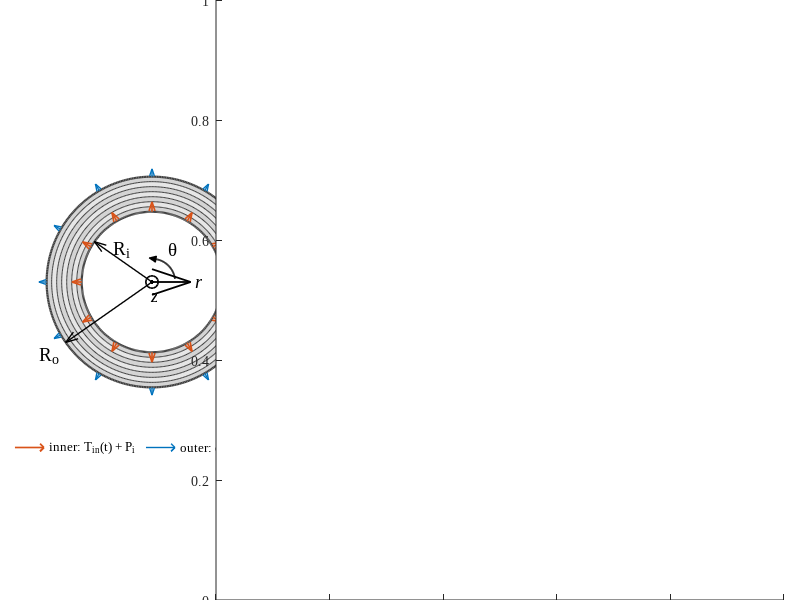

MATLAB code to generate this figure: (Note: this script raises an error after producing the figure.)
%% geometry_schematic_R4.m — R3 + layout changes requested by the author (2026-11-02)
%  Changes vs R3 (all marked 'R4'; geometry, loads, colours untouched; only
%  geometry_schematic_R4.png/.fig is written -- the standalone 3D cutaway is not redrawn):
%    * right panel: the two words 'insulated' moved above the top end and below the bottom
%      end, horizontally centred on the cylinder axis;
%    * right panel: R_i and R_o removed; they are shown on the left (cross-section) panel as
%      radial dimension arrows from the centre;
%    * right panel: the wall thickness h is shown on the LEFT wall at the bottom, beside the
%      length L (dimension below the bottom insulation block, on the theta = pi cut face);
%    * right panel: the coordinate triad is rotated about z (outward) and theta is drawn as an
%      arc with an arrow head (as in the left panel) instead of a straight arrow.
%  ----- R3 header follows -----
%% geometry_schematic_R3.m — R2 + coordinate systems (r, theta, z) in the geometry figures
%  R3 (2026-10-29, author request Prom 6): "in the two figures that introduce the cylinder
%  geometry (axial-section figure and cross-section figure) a coordinate system must be added".
%  Changes vs R2 (all marked 'R3'; geometry, loads and colours untouched):
%    * cross-section panel (a): triad at the bore centre -- radial axis r, circumferential
%      direction theta (arc with arrow), axial direction z shown as the out-of-plane symbol;
%    * axial cutaway (panel (b) and the standalone 3D cutaway): the lone z arrow is replaced by
%      a full right-handed triad r, theta, z drawn at the theta = 0 cut plane;
%    * outputs: geometry_schematic_R3.png/.fig and geometry_3D_cutaway_R2.png/.fig
%      (R2/R1 figures stay frozen).
%  ----- R2 header follows -----
%% geometry_schematic_R2.m — geometry schematic with an axially cut half-cylinder (3D)
%  R2 (2026-10-12, author request) revises the geometry schematic that
%  ch123_figs_R10.m draws (geometry_schematic.png: (a) annular cross-section,
%  (b) r-z graph):
%    * the RIGHT-HAND GRAPH (the r-z axes plot) is DELETED;
%    * in its place, an axially cut HALF CYLINDER in 3D showing
%        - the 7 layers on the cut faces and on the top face,
%        - the INNER loading (internal pressure P_i + thermal load T_in(t)),
%        - the OUTER convection h_c,
%        - the TOP and BOTTOM ends THERMALLY INSULATED (shown as insulation
%          blocks, labelled).
%    The cross-section panel (a) and its legend are unchanged.
%  Output: figures_ch123/geometry_schematic_R2.png (+ .fig). R1 and
%  ch123_figs_R10.m (which keeps writing the old geometry_schematic.png) are frozen.
%
%  Second output (author request: "draw something like" the 3D cylinder
%  drawings in Heydarpour's papers, e.g. Thin-Walled Struct. 155 (2020) 106914
%  Fig. 1a): figures_ch123/geometry_3D_cutaway_R1.png — the same cylinder with a
%  135-degree wedge removed, layers in a blue scale, loads and insulated ends.
%  All figure text in English, Times New Roman (as in the other ch1-3 schematics).
clearvars; clc; close all;
outdir = 'C:/Users/InfosaicUser/Desktop/MSc/Lord-Shulman-theory-thermoelastic-cylinder/claude/figures_ch123';
if ~exist(outdir,'dir'), mkdir(outdir); end
try
    set(groot,'defaultAxesFontName','Times New Roman');
    set(groot,'defaultTextFontName','Times New Roman');
    set(groot,'defaultLegendFontName','Times New Roman');
catch
end
CO = {[0 0.447 0.741],[0.850 0.325 0.098]};          % chapter colours: outer = blue, inner = orange
Ri = 1.0; Ro = 1.5; L = 2.1; NL = 7;
Rb = Ri + (0:NL)*((Ro-Ri)/NL);                       % 8 interface radii
G.Ri = Ri; G.Ro = Ro; G.L = L; G.NL = NL; G.Rb = Rb; G.tI = 0.16;   % tI = insulation block thickness
az = -25; el = 22;                                   % camera: from the front, slightly right and above

%% ================= FIGURE 1: cross-section (a) + half cylinder (b) =================
fig = figure('Units','inches','Position',[1 1 12 6],'Color','w','Renderer','opengl');

% ---------- (a) annular cross-section: unchanged from ch123_figs_R10 ----------
ax1 = axes('Parent',fig,'Position',[0.01 0.08 0.36 0.90]); hold(ax1,'on'); axis(ax1,'equal'); axis(ax1,'off');
th = linspace(0,2*pi,400);
for k = 1:NL
    ro = Rb(k+1); ri = Rb(k); sh = 0.90 - 0.07*mod(k,2);
    patch(ax1,[ro*cos(th) ri*cos(fliplr(th))],[ro*sin(th) ri*sin(fliplr(th))],[sh sh sh],'EdgeColor','none');
end
for k = 1:NL+1
    lw = 0.5; if k==1||k==NL+1, lw = 1.6; end
    plot(ax1,Rb(k)*cos(th),Rb(k)*sin(th),'-','Color',[0.25 0.25 0.25],'LineWidth',lw);
end
na = 12; ang = linspace(0,2*pi,na+1); ang(end) = [];
qi = quiver(ax1,Ri*cos(ang),Ri*sin(ang),0.14*cos(ang),0.14*sin(ang),0,'Color',CO{2},'LineWidth',1.2,'MaxHeadSize',0.55,'DisplayName','inner: T_{in}(t) + P_i');
qo = quiver(ax1,Ro*cos(ang),Ro*sin(ang),0.11*cos(ang),0.11*sin(ang),0,'Color',CO{1},'LineWidth',1.0,'MaxHeadSize',0.55,'DisplayName','outer: convection h_c');
legend(ax1,[qi(1) qo(1)],'Location','southoutside','Orientation','horizontal','FontSize',9,'Box','off','AutoUpdate','off');   % R3: AutoUpdate off, else the triad objects added below enter the legend
xlim(ax1,[-(Ro+0.55) Ro+0.55]); ylim(ax1,[-(Ro+0.5) Ro+0.5]);
% R3: coordinate system of the cross-section: r (radial), theta (circumferential), z (out of the page)
tri_r = 0.55; tri_a = 0.33;
quiver(ax1,0,0,tri_r,0,0,'Color','k','LineWidth',1.3,'MaxHeadSize',0.6);          % r axis
text(ax1,tri_r+0.07,0.0,'r','FontSize',14,'FontAngle','italic','HorizontalAlignment','left','VerticalAlignment','middle');
ta = linspace(deg2rad(8),deg2rad(80),40);
plot(ax1,tri_a*cos(ta),tri_a*sin(ta),'k-','LineWidth',1.3);                         % theta arc
% arrow head at the arc end: filled triangle along the counter-clockwise tangent
Ee = tri_a*[cos(ta(end)) sin(ta(end))]; tg = [-sin(ta(end)) cos(ta(end))]; nn = [cos(ta(end)) sin(ta(end))];
hl = 0.10; hw = 0.045;
patch(ax1,[Ee(1)+hl*tg(1), Ee(1)+hw*nn(1), Ee(1)-hw*nn(1)],[Ee(2)+hl*tg(2), Ee(2)+hw*nn(2), Ee(2)-hw*nn(2)],'k','EdgeColor','k');
text(ax1,0.45*cos(deg2rad(58)),0.45*sin(deg2rad(58)),'\theta','FontSize',14,'HorizontalAlignment','left','VerticalAlignment','bottom');
plot(ax1,0,0,'ko','MarkerSize',9,'LineWidth',1.2); plot(ax1,0,0,'k.','MarkerSize',9);   % z out of the page
text(ax1,0.03,-0.13,'z','FontSize',14,'FontAngle','italic','HorizontalAlignment','center','VerticalAlignment','top');   % R4: moved below the symbol (clear of the R_o line)
% R4: radii R_i and R_o as radial dimension arrows from the centre (moved here from the right panel)
ai = deg2rad(145); ao = deg2rad(215);
quiver(ax1,0,0,Ri*cos(ai),Ri*sin(ai),0,'Color','k','LineWidth',1.0,'MaxHeadSize',0.10);
quiver(ax1,0,0,Ro*cos(ao),Ro*sin(ao),0,'Color','k','LineWidth',1.0,'MaxHeadSize',0.07);
text(ax1,0.52*cos(ai),0.52*sin(ai)+0.05,'R_i','FontSize',14,'HorizontalAlignment','center','VerticalAlignment','bottom');
text(ax1,(Ro+0.10)*cos(ao),(Ro+0.10)*sin(ao),'R_o','FontSize',14,'HorizontalAlignment','right','VerticalAlignment','top');

% ---------- (b) axially cut half cylinder, 3D ----------
ax2 = axes('Parent',fig,'Position',[0.27 0.0 0.71 1.0]);
draw_cyl3d(ax2, pi, 'gray', CO, G, az, el, true);

exportgraphics(fig,fullfile(outdir,'geometry_schematic_R4.png'),'Resolution',300);   % R4: was _R3
savefig(fig,fullfile(outdir,'geometry_schematic_R4.fig'));
close(fig); fprintf('done: geometry_schematic_R4.png\n');
% R4: FIGURE 2 (standalone 3D cutaway) removed from this script; geometry_3D_cutaway_R2 stays as is

%% ============================ helpers ============================
function draw_cyl3d(ax, thMax, palette, CO, G, az, el, withDims)
    hold(ax,'on');
    Ri = G.Ri; Ro = G.Ro; L = G.L; NL = G.NL; Rb = G.Rb; tI = G.tI;
    edge = [0.25 0.25 0.25];
    % layer colours: alternating greys (as in the 2D panel) or a light->dark blue scale
    for k = 1:NL
        if strcmp(palette,'gray')
            lay{k} = (0.90 - 0.07*mod(k,2))*[1 1 1]; %#ok<AGROW>
        else
            t = (k-1)/(NL-1);
            lay{k} = [0.80 0.89 0.99]*(1-t) + [0.10 0.27 0.60]*t; %#ok<AGROW>
        end
    end
    if strcmp(palette,'gray'), cIn = [0.93 0.93 0.95]; cOut = [0.80 0.80 0.80];
    else,                      cIn = [0.82 0.90 0.98]; cOut = [0.66 0.79 0.95]; end
    cIns = [1.00 0.93 0.62];                                  % insulation blocks
    th = linspace(0,thMax,120);

    % ---- curved surfaces (inner + outer), light-dependent shading ----
    [T,Z] = meshgrid(th,[0 L]);
    surf_shaded(ax,Ri*cos(T),Ri*sin(T),Z,T,cIn);
    surf_shaded(ax,Ro*cos(T),Ro*sin(T),Z,T,cOut);

    % ---- cut faces (theta = 0 and theta = thMax): the 7 layers ----
    for k = 1:NL
        for tc = [0 thMax]
            patch(ax,[Rb(k) Rb(k+1) Rb(k+1) Rb(k)]*cos(tc),[Rb(k) Rb(k+1) Rb(k+1) Rb(k)]*sin(tc), ...
                  [0 0 L L],lay{k},'EdgeColor',edge,'LineWidth',0.4);
        end
        % ---- top face z = L: annular sector of layer k ----
        sector(ax,L,Rb(k),Rb(k+1),0,thMax,lay{k},edge);
    end

    % ---- insulation blocks at the top and bottom ends ----
    for zc = [-tI, L]
        ins_block(ax,zc,zc+tI,Ri,Ro,thMax,cIns,edge);
    end

    % ---- inner loading: arrows from the bore onto the inner surface (P_i + T_in) ----
    if thMax > pi, thI = deg2rad([40 65 90 110]); else, thI = deg2rad([45 80 115 150]); end
    zr = [0.25 0.50 0.75]*L;
    for a = thI
        for z = zr
            quiver3(ax,(Ri-0.34)*cos(a),(Ri-0.34)*sin(a),z,0.30*cos(a),0.30*sin(a),0,0, ...
                    'Color',CO{2},'LineWidth',1.8,'MaxHeadSize',0.9);
        end
    end
    % ---- outer convection: arrows leaving the outer surface where it faces the camera ----
    if thMax > pi, thO = deg2rad([4 16 198 212]); else, thO = deg2rad([4 12 20]); end
    for a = thO
        for z = zr
            quiver3(ax,Ro*cos(a),Ro*sin(a),z,0.36*cos(a),0.36*sin(a),0,0, ...
                    'Color',CO{1},'LineWidth',1.8,'MaxHeadSize',0.9);
        end
    end

    % ---- annotations ----
    % R4: 'insulated' above the top end and below the bottom end, centred on the cylinder axis
    text(ax,0.7,Ro,L+tI+0.18,'insulated','FontSize',12,'HorizontalAlignment','center', ...
         'VerticalAlignment','bottom');
    text(ax,0,0,-tI-0.18,'insulated','FontSize',12,'HorizontalAlignment','center', ...
         'VerticalAlignment','top');
    % z axis arrow and length dimension
    xa = -Ro-0.45;
    plot3(ax,[xa xa],[0 0],[0 L],'k-','LineWidth',1.0);
    plot3(ax,[xa-0.05 xa+0.05],[0 0],[0 0],'k-','LineWidth',1.0);
    plot3(ax,[xa-0.05 xa+0.05],[0 0],[L L],'k-','LineWidth',1.0);
    text(ax,xa-0.08,0,L/2,'L','FontSize',14,'FontAngle','italic','HorizontalAlignment','right');
    % R3: full coordinate triad (r, theta, z) at the theta = 0 cut plane, clear of the cylinder
    xz = Ro+0.85; z0 = 0.35; Lt = 0.62;
    % R4: triad rotated about z by phT (outward); theta shown as an arc with an arrow head
    phT = deg2rad(-55);
    er = [cos(phT) sin(phT) 0];
    quiver3(ax,xz,0,z0,0,0,0.75,0,'Color','k','LineWidth',1.3,'MaxHeadSize',0.8);   % z (axial)
    text(ax,xz,0,z0+0.75+0.12,'z','FontSize',14,'FontAngle','italic','HorizontalAlignment','center');
    quiver3(ax,xz,0,z0,Lt*er(1),Lt*er(2),0,0,'Color','k','LineWidth',1.3,'MaxHeadSize',0.8);      % r (radial)
    text(ax,xz+(Lt+0.07)*er(1),(Lt+0.07)*er(2),z0,'r','FontSize',14,'FontAngle','italic','HorizontalAlignment','left');
    ra = 0.42; tt = linspace(deg2rad(12),deg2rad(85),40);                                       % theta arc (r -> theta)
    plot3(ax,xz+ra*cos(phT+tt),ra*sin(phT+tt),z0*ones(size(tt)),'k-','LineWidth',1.3);
    qe = [xz+ra*cos(phT+tt(end)), ra*sin(phT+tt(end))]; qd = [-sin(phT+tt(end)), cos(phT+tt(end))];
    nr = [cos(phT+tt(end)) sin(phT+tt(end))]; hl = 0.13; hw = 0.055;   % filled triangular arrow head at the arc end (as in the left panel)
    patch(ax,[qe(1)+hl*qd(1), qe(1)+hw*nr(1), qe(1)-hw*nr(1)],[qe(2)+hl*qd(2), qe(2)+hw*nr(2), qe(2)-hw*nr(2)],z0*ones(1,3),'k','EdgeColor','k');
    ta = phT+deg2rad(50);
    text(ax,xz+(ra+0.10)*cos(ta),(ra+0.10)*sin(ta),z0,'\theta','FontSize',14,'HorizontalAlignment','left');
    plot3(ax,xz,0,z0,'k.','MarkerSize',10);
    if withDims
        % R4: only the thickness h, on the LEFT wall (theta = pi cut face) at the bottom, beside L
        zd = -tI-0.30;
        plot3(ax,[-Ri -Ri],[0 0],[-tI zd-0.05],':','Color',[0.3 0.3 0.3],'LineWidth',0.8);
        plot3(ax,[-Ro -Ro],[0 0],[-tI zd-0.05],':','Color',[0.3 0.3 0.3],'LineWidth',0.8);
        quiver3(ax,-Ro,0,zd,Ro-Ri,0,0,0,'Color','k','LineWidth',1.0,'MaxHeadSize',0.5);
        quiver3(ax,-Ri,0,zd,-(Ro-Ri),0,0,0,'Color','k','LineWidth',1.0,'MaxHeadSize',0.5);
        text(ax,-(Ri+Ro)/2,0,zd-0.14,'h','FontSize',14,'FontAngle','italic','HorizontalAlignment','center');
    end

    axis(ax,'equal'); axis(ax,'off');
    view(ax,az,el); camproj(ax,'orthographic');
    xlim(ax,[-Ro-0.60 Ro+1.55]); ylim(ax,[-Ro-0.3 Ro+0.55]); zlim(ax,[-0.95 L+1.05]);   % R3: room for the triad (was Ro+1.40 / Ro+0.3)
end

function surf_shaded(ax,X,Y,Z,T,col)
    s = 0.78 + 0.22*cos(T - pi/4);                     % simple directional shading
    C = cat(3, min(col(1)*s,1), min(col(2)*s,1), min(col(3)*s,1));
    surf(ax,X,Y,Z,C,'EdgeColor','none','FaceColor','interp');
end

function sector(ax,z,r1,r2,t0,t1,col,edge)
    t = linspace(t0,t1,80);
    X = [r2*cos(t) r1*cos(fliplr(t))]; Y = [r2*sin(t) r1*sin(fliplr(t))];
    patch(ax,X,Y,z*ones(size(X)),col,'EdgeColor',edge,'LineWidth',0.4);
end

function ins_block(ax,z0,z1,r1,r2,thMax,col,edge)
    t = linspace(0,thMax,100);
    sector(ax,z1,r1,r2,0,thMax,col,edge);               % outer face of the block
    sector(ax,z0,r1,r2,0,thMax,col,edge);
    [T,Z] = meshgrid(t,[z0 z1]);
    surface(ax,r2*cos(T),r2*sin(T),Z,'FaceColor',col,'EdgeColor','none');
    surface(ax,r1*cos(T),r1*sin(T),Z,'FaceColor',col*0.97,'EdgeColor','none');
    for tc = [0 thMax]
        patch(ax,[r1 r2 r2 r1]*cos(tc),[r1 r2 r2 r1]*sin(tc),[z0 z0 z1 z1],col,'EdgeColor',edge,'LineWidth',0.5);
    end
end
